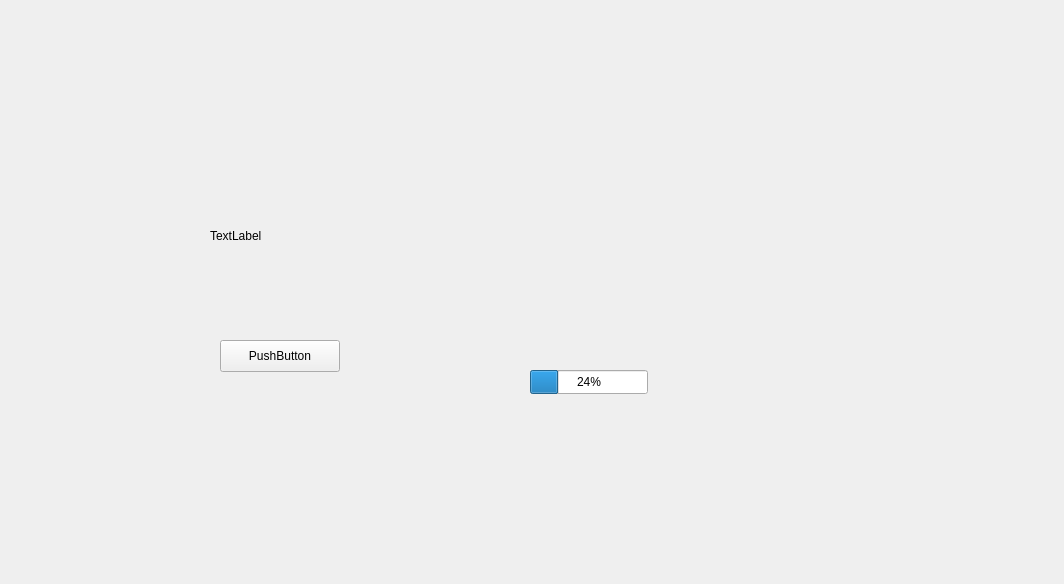
<?xml version="1.0" encoding="UTF-8"?>
<ui version="4.0">
 <class>Widget</class>
 <widget class="QWidget" name="Widget">
  <property name="geometry">
   <rect>
    <x>0</x>
    <y>0</y>
    <width>1064</width>
    <height>584</height>
   </rect>
  </property>
  <property name="windowTitle">
   <string>Widget</string>
  </property>
  <widget class="QLabel" name="label">
   <property name="geometry">
    <rect>
     <x>210</x>
     <y>210</y>
     <width>161</width>
     <height>51</height>
    </rect>
   </property>
   <property name="text">
    <string>TextLabel</string>
   </property>
  </widget>
  <widget class="QPushButton" name="pushButton">
   <property name="geometry">
    <rect>
     <x>220</x>
     <y>340</y>
     <width>120</width>
     <height>32</height>
    </rect>
   </property>
   <property name="text">
    <string>PushButton</string>
   </property>
  </widget>
  <widget class="QProgressBar" name="progressBar">
   <property name="geometry">
    <rect>
     <x>530</x>
     <y>370</y>
     <width>118</width>
     <height>24</height>
    </rect>
   </property>
   <property name="value">
    <number>24</number>
   </property>
  </widget>
 </widget>
 <layoutdefault spacing="6" margin="11"/>
 <resources/>
 <connections/>
</ui>
